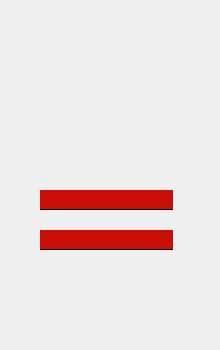
<?xml version="1.0" encoding="UTF-8"?>
<ui version="4.0">
 <class>logIn</class>
 <widget class="QWidget" name="logIn">
  <property name="geometry">
   <rect>
    <x>0</x>
    <y>0</y>
    <width>220</width>
    <height>350</height>
   </rect>
  </property>
  <property name="windowTitle">
   <string>登陆</string>
  </property>
  <property name="autoFillBackground">
   <bool>false</bool>
  </property>
  <property name="styleSheet">
   <string notr="true">background-image: url(:/13.jpg);</string>
  </property>
  <widget class="QLineEdit" name="logInPasswordLE">
   <property name="geometry">
    <rect>
     <x>40</x>
     <y>230</y>
     <width>133</width>
     <height>20</height>
    </rect>
   </property>
   <property name="cursor">
    <cursorShape>IBeamCursor</cursorShape>
   </property>
   <property name="focusPolicy">
    <enum>Qt::ClickFocus</enum>
   </property>
   <property name="styleSheet">
    <string notr="true">background-color: rgb(200, 14, 7);
border:solid;
border-width:0px,1px,0px,0px;
padding:0,0,0,0;</string>
   </property>
   <property name="inputMask">
    <string/>
   </property>
   <property name="text">
    <string/>
   </property>
   <property name="echoMode">
    <enum>QLineEdit::Password</enum>
   </property>
  </widget>
  <widget class="QPushButton" name="closeLogIn">
   <property name="geometry">
    <rect>
     <x>204</x>
     <y>0</y>
     <width>16</width>
     <height>16</height>
    </rect>
   </property>
   <property name="styleSheet">
    <string notr="true">border:0,0,0,0;
background:url(:/15.jpg)</string>
   </property>
   <property name="text">
    <string/>
   </property>
  </widget>
  <widget class="QPushButton" name="logInBtn">
   <property name="geometry">
    <rect>
     <x>1</x>
     <y>300</y>
     <width>111</width>
     <height>29</height>
    </rect>
   </property>
   <property name="styleSheet">
    <string notr="true">background:url(:/1_0002_登录.jpg);
border:0,0,0,0;
padding:0,0,0,0;
</string>
   </property>
   <property name="text">
    <string/>
   </property>
  </widget>
  <widget class="QPushButton" name="registerBtn">
   <property name="geometry">
    <rect>
     <x>111</x>
     <y>300</y>
     <width>108</width>
     <height>29</height>
    </rect>
   </property>
   <property name="styleSheet">
    <string notr="true">background:url(:/1_0000_注册.jpg);
border:0,0,0,0;
padding:0,0,0,0;</string>
   </property>
   <property name="text">
    <string/>
   </property>
  </widget>
  <widget class="QLineEdit" name="logInUserNameLE">
   <property name="geometry">
    <rect>
     <x>40</x>
     <y>190</y>
     <width>133</width>
     <height>20</height>
    </rect>
   </property>
   <property name="sizePolicy">
    <sizepolicy hsizetype="Preferred" vsizetype="Fixed">
     <horstretch>0</horstretch>
     <verstretch>0</verstretch>
    </sizepolicy>
   </property>
   <property name="focusPolicy">
    <enum>Qt::StrongFocus</enum>
   </property>
   <property name="whatsThis">
    <string/>
   </property>
   <property name="styleSheet">
    <string notr="true">background-color: rgb(200, 14, 7);
border:solid;
border-width:0px,1px,0px,0px;
padding:0,0,0,0;</string>
   </property>
   <property name="inputMask">
    <string/>
   </property>
   <property name="text">
    <string/>
   </property>
   <property name="echoMode">
    <enum>QLineEdit::Normal</enum>
   </property>
  </widget>
  <widget class="QLabel" name="label">
   <property name="geometry">
    <rect>
     <x>60</x>
     <y>50</y>
     <width>101</width>
     <height>101</height>
    </rect>
   </property>
   <property name="palette">
    <palette>
     <active>
      <colorrole role="WindowText">
       <brush brushstyle="SolidPattern">
        <color alpha="255">
         <red>0</red>
         <green>0</green>
         <blue>0</blue>
        </color>
       </brush>
      </colorrole>
      <colorrole role="Button">
       <brush brushstyle="SolidPattern">
        <color alpha="255">
         <red>102</red>
         <green>204</green>
         <blue>255</blue>
        </color>
       </brush>
      </colorrole>
      <colorrole role="Light">
       <brush brushstyle="SolidPattern">
        <color alpha="255">
         <red>230</red>
         <green>247</green>
         <blue>255</blue>
        </color>
       </brush>
      </colorrole>
      <colorrole role="Midlight">
       <brush brushstyle="SolidPattern">
        <color alpha="255">
         <red>166</red>
         <green>225</green>
         <blue>255</blue>
        </color>
       </brush>
      </colorrole>
      <colorrole role="Dark">
       <brush brushstyle="SolidPattern">
        <color alpha="255">
         <red>51</red>
         <green>102</green>
         <blue>127</blue>
        </color>
       </brush>
      </colorrole>
      <colorrole role="Mid">
       <brush brushstyle="SolidPattern">
        <color alpha="255">
         <red>68</red>
         <green>136</green>
         <blue>170</blue>
        </color>
       </brush>
      </colorrole>
      <colorrole role="Text">
       <brush brushstyle="SolidPattern">
        <color alpha="255">
         <red>0</red>
         <green>0</green>
         <blue>0</blue>
        </color>
       </brush>
      </colorrole>
      <colorrole role="BrightText">
       <brush brushstyle="SolidPattern">
        <color alpha="255">
         <red>255</red>
         <green>255</green>
         <blue>255</blue>
        </color>
       </brush>
      </colorrole>
      <colorrole role="ButtonText">
       <brush brushstyle="SolidPattern">
        <color alpha="255">
         <red>0</red>
         <green>0</green>
         <blue>0</blue>
        </color>
       </brush>
      </colorrole>
      <colorrole role="Base">
       <brush brushstyle="SolidPattern">
        <color alpha="255">
         <red>255</red>
         <green>255</green>
         <blue>255</blue>
        </color>
       </brush>
      </colorrole>
      <colorrole role="Window">
       <brush brushstyle="SolidPattern">
        <color alpha="255">
         <red>102</red>
         <green>204</green>
         <blue>255</blue>
        </color>
       </brush>
      </colorrole>
      <colorrole role="Shadow">
       <brush brushstyle="SolidPattern">
        <color alpha="255">
         <red>0</red>
         <green>0</green>
         <blue>0</blue>
        </color>
       </brush>
      </colorrole>
      <colorrole role="AlternateBase">
       <brush brushstyle="SolidPattern">
        <color alpha="255">
         <red>178</red>
         <green>229</green>
         <blue>255</blue>
        </color>
       </brush>
      </colorrole>
      <colorrole role="ToolTipBase">
       <brush brushstyle="SolidPattern">
        <color alpha="255">
         <red>255</red>
         <green>255</green>
         <blue>220</blue>
        </color>
       </brush>
      </colorrole>
      <colorrole role="ToolTipText">
       <brush brushstyle="SolidPattern">
        <color alpha="255">
         <red>0</red>
         <green>0</green>
         <blue>0</blue>
        </color>
       </brush>
      </colorrole>
     </active>
     <inactive>
      <colorrole role="WindowText">
       <brush brushstyle="SolidPattern">
        <color alpha="255">
         <red>0</red>
         <green>0</green>
         <blue>0</blue>
        </color>
       </brush>
      </colorrole>
      <colorrole role="Button">
       <brush brushstyle="SolidPattern">
        <color alpha="255">
         <red>102</red>
         <green>204</green>
         <blue>255</blue>
        </color>
       </brush>
      </colorrole>
      <colorrole role="Light">
       <brush brushstyle="SolidPattern">
        <color alpha="255">
         <red>230</red>
         <green>247</green>
         <blue>255</blue>
        </color>
       </brush>
      </colorrole>
      <colorrole role="Midlight">
       <brush brushstyle="SolidPattern">
        <color alpha="255">
         <red>166</red>
         <green>225</green>
         <blue>255</blue>
        </color>
       </brush>
      </colorrole>
      <colorrole role="Dark">
       <brush brushstyle="SolidPattern">
        <color alpha="255">
         <red>51</red>
         <green>102</green>
         <blue>127</blue>
        </color>
       </brush>
      </colorrole>
      <colorrole role="Mid">
       <brush brushstyle="SolidPattern">
        <color alpha="255">
         <red>68</red>
         <green>136</green>
         <blue>170</blue>
        </color>
       </brush>
      </colorrole>
      <colorrole role="Text">
       <brush brushstyle="SolidPattern">
        <color alpha="255">
         <red>0</red>
         <green>0</green>
         <blue>0</blue>
        </color>
       </brush>
      </colorrole>
      <colorrole role="BrightText">
       <brush brushstyle="SolidPattern">
        <color alpha="255">
         <red>255</red>
         <green>255</green>
         <blue>255</blue>
        </color>
       </brush>
      </colorrole>
      <colorrole role="ButtonText">
       <brush brushstyle="SolidPattern">
        <color alpha="255">
         <red>0</red>
         <green>0</green>
         <blue>0</blue>
        </color>
       </brush>
      </colorrole>
      <colorrole role="Base">
       <brush brushstyle="SolidPattern">
        <color alpha="255">
         <red>255</red>
         <green>255</green>
         <blue>255</blue>
        </color>
       </brush>
      </colorrole>
      <colorrole role="Window">
       <brush brushstyle="SolidPattern">
        <color alpha="255">
         <red>102</red>
         <green>204</green>
         <blue>255</blue>
        </color>
       </brush>
      </colorrole>
      <colorrole role="Shadow">
       <brush brushstyle="SolidPattern">
        <color alpha="255">
         <red>0</red>
         <green>0</green>
         <blue>0</blue>
        </color>
       </brush>
      </colorrole>
      <colorrole role="AlternateBase">
       <brush brushstyle="SolidPattern">
        <color alpha="255">
         <red>178</red>
         <green>229</green>
         <blue>255</blue>
        </color>
       </brush>
      </colorrole>
      <colorrole role="ToolTipBase">
       <brush brushstyle="SolidPattern">
        <color alpha="255">
         <red>255</red>
         <green>255</green>
         <blue>220</blue>
        </color>
       </brush>
      </colorrole>
      <colorrole role="ToolTipText">
       <brush brushstyle="SolidPattern">
        <color alpha="255">
         <red>0</red>
         <green>0</green>
         <blue>0</blue>
        </color>
       </brush>
      </colorrole>
     </inactive>
     <disabled>
      <colorrole role="WindowText">
       <brush brushstyle="SolidPattern">
        <color alpha="255">
         <red>51</red>
         <green>102</green>
         <blue>127</blue>
        </color>
       </brush>
      </colorrole>
      <colorrole role="Button">
       <brush brushstyle="SolidPattern">
        <color alpha="255">
         <red>102</red>
         <green>204</green>
         <blue>255</blue>
        </color>
       </brush>
      </colorrole>
      <colorrole role="Light">
       <brush brushstyle="SolidPattern">
        <color alpha="255">
         <red>230</red>
         <green>247</green>
         <blue>255</blue>
        </color>
       </brush>
      </colorrole>
      <colorrole role="Midlight">
       <brush brushstyle="SolidPattern">
        <color alpha="255">
         <red>166</red>
         <green>225</green>
         <blue>255</blue>
        </color>
       </brush>
      </colorrole>
      <colorrole role="Dark">
       <brush brushstyle="SolidPattern">
        <color alpha="255">
         <red>51</red>
         <green>102</green>
         <blue>127</blue>
        </color>
       </brush>
      </colorrole>
      <colorrole role="Mid">
       <brush brushstyle="SolidPattern">
        <color alpha="255">
         <red>68</red>
         <green>136</green>
         <blue>170</blue>
        </color>
       </brush>
      </colorrole>
      <colorrole role="Text">
       <brush brushstyle="SolidPattern">
        <color alpha="255">
         <red>51</red>
         <green>102</green>
         <blue>127</blue>
        </color>
       </brush>
      </colorrole>
      <colorrole role="BrightText">
       <brush brushstyle="SolidPattern">
        <color alpha="255">
         <red>255</red>
         <green>255</green>
         <blue>255</blue>
        </color>
       </brush>
      </colorrole>
      <colorrole role="ButtonText">
       <brush brushstyle="SolidPattern">
        <color alpha="255">
         <red>51</red>
         <green>102</green>
         <blue>127</blue>
        </color>
       </brush>
      </colorrole>
      <colorrole role="Base">
       <brush brushstyle="SolidPattern">
        <color alpha="255">
         <red>102</red>
         <green>204</green>
         <blue>255</blue>
        </color>
       </brush>
      </colorrole>
      <colorrole role="Window">
       <brush brushstyle="SolidPattern">
        <color alpha="255">
         <red>102</red>
         <green>204</green>
         <blue>255</blue>
        </color>
       </brush>
      </colorrole>
      <colorrole role="Shadow">
       <brush brushstyle="SolidPattern">
        <color alpha="255">
         <red>0</red>
         <green>0</green>
         <blue>0</blue>
        </color>
       </brush>
      </colorrole>
      <colorrole role="AlternateBase">
       <brush brushstyle="SolidPattern">
        <color alpha="255">
         <red>102</red>
         <green>204</green>
         <blue>255</blue>
        </color>
       </brush>
      </colorrole>
      <colorrole role="ToolTipBase">
       <brush brushstyle="SolidPattern">
        <color alpha="255">
         <red>255</red>
         <green>255</green>
         <blue>220</blue>
        </color>
       </brush>
      </colorrole>
      <colorrole role="ToolTipText">
       <brush brushstyle="SolidPattern">
        <color alpha="255">
         <red>0</red>
         <green>0</green>
         <blue>0</blue>
        </color>
       </brush>
      </colorrole>
     </disabled>
    </palette>
   </property>
   <property name="font">
    <font>
     <stylestrategy>PreferAntialias</stylestrategy>
    </font>
   </property>
   <property name="styleSheet">
    <string notr="true">background-image: url(:/1_0003_椭圆 1.jpg);</string>
   </property>
   <property name="text">
    <string/>
   </property>
  </widget>
  <widget class="QLabel" name="logInFail">
   <property name="geometry">
    <rect>
     <x>40</x>
     <y>260</y>
     <width>133</width>
     <height>20</height>
    </rect>
   </property>
   <property name="styleSheet">
    <string notr="true">background:rgba(0,0,0,0);</string>
   </property>
   <property name="text">
    <string/>
   </property>
  </widget>
 </widget>
 <layoutdefault spacing="6" margin="11"/>
 <resources/>
 <connections/>
</ui>
